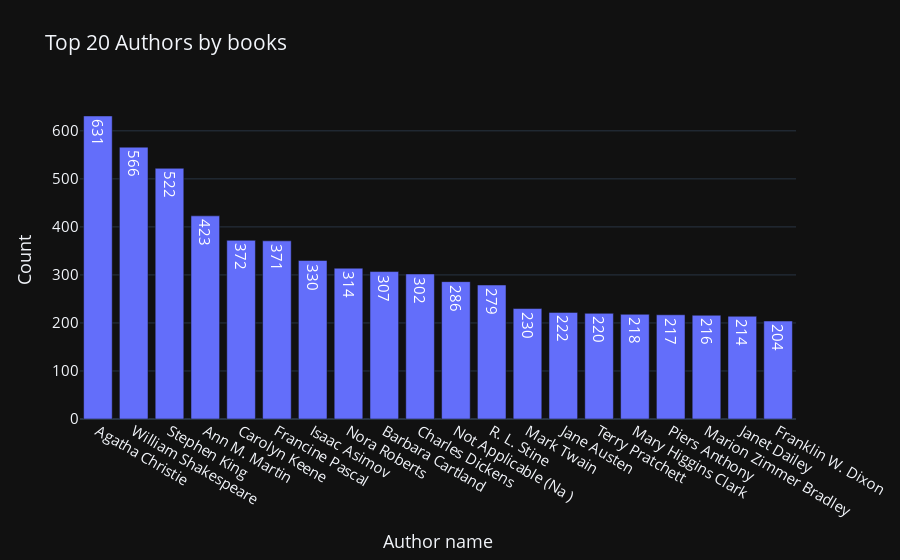

Write notebook code for a chart like this one.
### Code cell
plot_top20(books, 'Book-Author', "Top 20 Authors by books", "Author name", "Count")

### Figure 1 — Plotly figure (JSON) as saved in the notebook; plotly's stock layout.template omitted (floating-point values rounded to 4 significant figures)
{"data": [{"alignmentgroup": "True", "hovertemplate": "x=%{x}<br>y=%{y}<br>text=%{text}<extra></extra>", "legendgroup": "", "marker": {"color": "#636efa", "pattern": {"shape": ""}}, "name": "", "offsetgroup": "", "orientation": "v", "showlegend": false, "text": [631, 566, 522, 423, 372, 371, 330, 314, 307, 302, 286, 279, 230, 222, 220, 218, 217, 216, 214, 204], "textposition": "auto", "type": "bar", "x": ["Agatha Christie", "William Shakespeare", "Stephen King", "Ann M. Martin", "Carolyn Keene", "Francine Pascal", "Isaac Asimov", "Nora Roberts", "Barbara Cartland", "Charles Dickens", "Not Applicable (Na )", "R. L. Stine", "Mark Twain", "Jane Austen", "Terry Pratchett", "Mary Higgins Clark", "Piers Anthony", "Marion Zimmer Bradley", "Janet Dailey", "Franklin W. Dixon"], "xaxis": "x", "y": [631, 566, 522, 423, 372, 371, 330, 314, 307, 302, 286, 279, 230, 222, 220, 218, 217, 216, 214, 204], "yaxis": "y"}], "layout": {"barmode": "relative", "font": {"size": 15}, "legend": {"tracegroupgap": 0}, "title": {"text": "Top 20 Authors by books"}, "xaxis": {"anchor": "y", "domain": [0, 1], "title": {"text": "Author name"}}, "yaxis": {"anchor": "x", "domain": [0, 1], "title": {"text": "Count"}}}}
